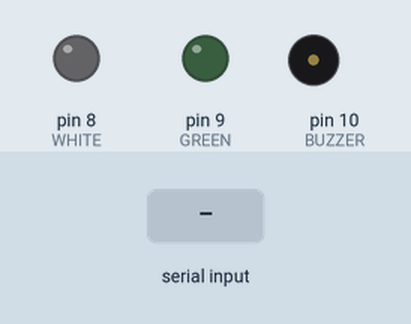
Bench run of a sketch on a simulated Arduino Uno, built with avr-gcc and run on an emulated ATmega328P. Parts: output pins drawn as LEDs (lit = HIGH), buzzer (waves = sounding, pin HIGH). The inputs (shaded band) are chosen by the test bench.

Above: at 1.2 s.
1.3 s: "STOP\n" received over Serial
At 2.0 s:
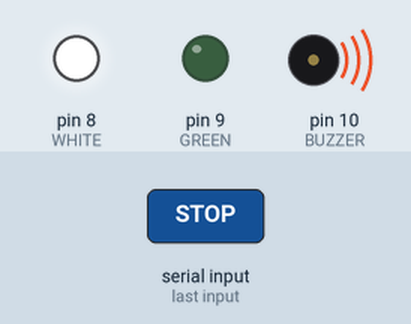
2.8 s: "SPEED\n" received over Serial
At 3.1 s:
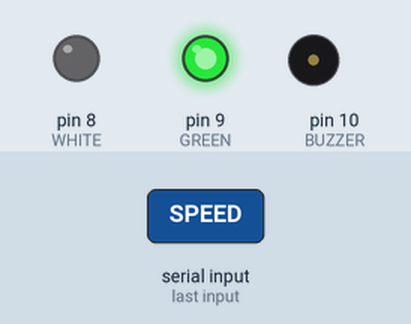
4.3 s: "CLEAR\n" received over Serial
At 5.5 s:
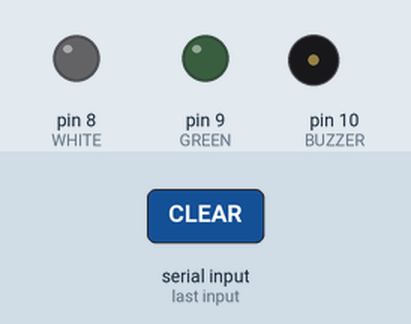
Timing chart, 0 to 7.3 s (numbered marks = the images above; inputs shaded):
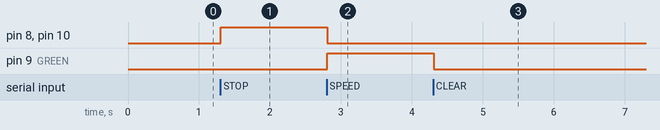

Measured:
- after the input at 1.3 s, pin 8 (WHITE), pin 10 (BUZZER): LOW → HIGH at once
- after the input at 2.8 s, pin 8 (WHITE), pin 10 (BUZZER): HIGH → LOW at once; pin 9 (GREEN): LOW → HIGH at once
- after the input at 4.3 s, pin 9 (GREEN): HIGH → LOW at once

The sketch:

traffic_sign_alert.ino
```cpp
// this is new code of arduino
#define WHITE 8
#define GREEN 9
#define BUZZER 10

void setup() {
  pinMode(WHITE, OUTPUT);
  pinMode(GREEN, OUTPUT);
  pinMode(BUZZER, OUTPUT);
  Serial.begin(9600);
}

void loop() {
  if (Serial.available()) {
    String data = Serial.readStringUntil('\n');

    if (data == "STOP") {
      digitalWrite(WHITE, HIGH);
      digitalWrite(GREEN, LOW);
      digitalWrite(BUZZER, HIGH);
    }
    else if (data == "SPEED") {
      digitalWrite(WHITE, LOW);
      digitalWrite(GREEN, HIGH);
      digitalWrite(BUZZER, LOW);
    }
    else if (data == "CLEAR") {
      digitalWrite(WHITE, LOW);
      digitalWrite(GREEN, LOW);
      digitalWrite(BUZZER, LOW);
    }
  }
}
```
